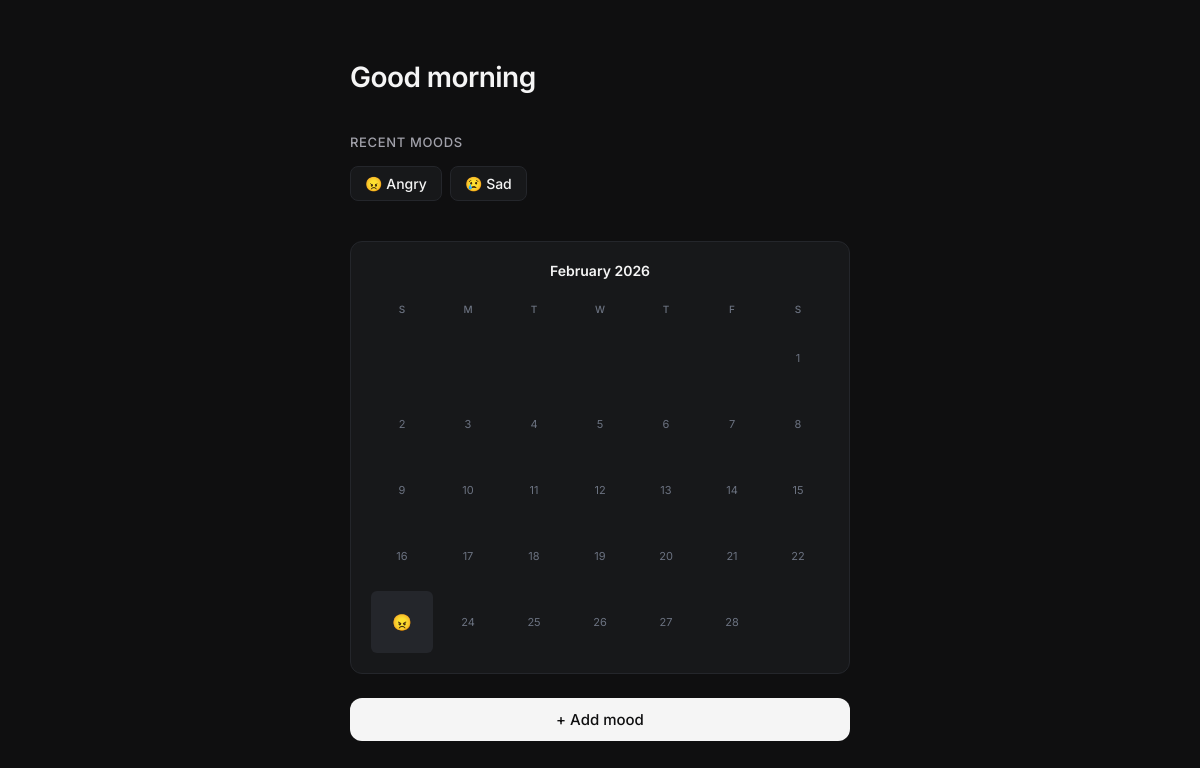
Before: / with the older database file.
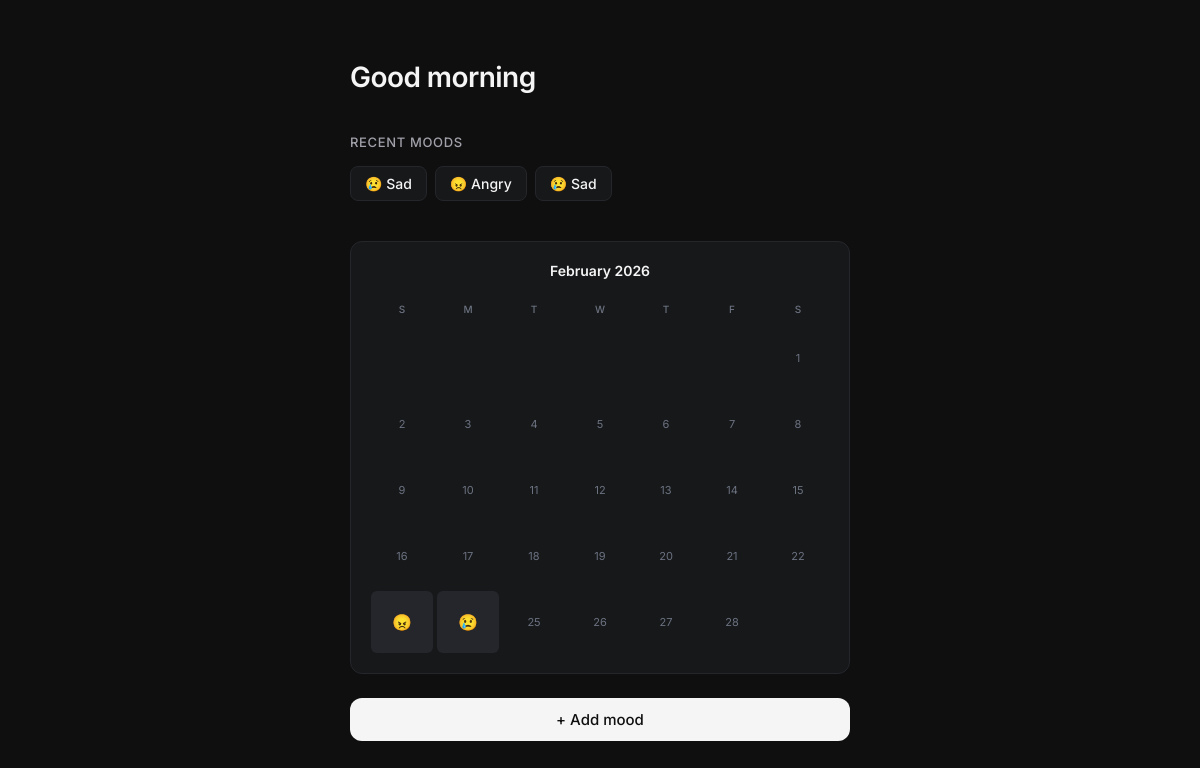
After: the same page with the newer database file.
### tables this page shows
CREATE TABLE moods (
        id INTEGER PRIMARY KEY AUTOINCREMENT,
        mood TEXT,
        date TEXT
        );

### app.py (the view)
@app.route("/")
def home():
    with get_db() as db:
        moods = db.execute("SELECT mood FROM moods ORDER BY id DESC LIMIT 5").fetchall()
        hour = datetime.now().hour
        if hour < 12:
            greeting = "Good morning"
        elif hour < 18:
            greeting = "Good afternoon"
        else:
            greeting = "Good evening"
        now = datetime.now()
        year = now.year
        month = now.month
        month_moods = db.execute(
            "SELECT date, mood FROM moods WHERE strftime('%Y', date) = ? AND strftime('%m', date) = ?",
            (str(year), f"{month:02d}")
        ).fetchall()
        mood_dict = {mood[0]: mood[1] for mood in month_moods}
        first_day_weekday, num_days = monthrange(year, month)
        month_names = ['January', 'February', 'March', 'April', 'May', 'June',
                       'July', 'August', 'September', 'October', 'November', 'December']
        return render_template("home.html",
                             moods=moods,
                             greeting=greeting,
                             mood_dict=mood_dict,
                             year=year,
                             month=month,
                             month_name=month_names[month-1],
                             first_day_weekday=first_day_weekday,
                             num_days=num_days)

### app.py (called while the page is built)
def get_db():
    return sqlite3.connect("moods.db")

### templates/home.html (shortened to what this page needs)
<!DOCTYPE html>
<html lang="en">
<head>
    <link rel="stylesheet" href="/static/styles.css">
</head>
<body>
    <div class="home-container">
        <h1>{{ greeting }}</h1>
        <div class="recent-moods">
            <h2>Recent moods</h2>
            <div class="mood-list">
                {% for mood in moods %}
                <div class="mood-pill">
                    {% if mood[0] == 'Happy' %}😊
                    {% elif mood[0] == 'Sad' %}😢
                    {% elif mood[0] == 'Angry' %}😠
                    {% elif mood[0] == 'Tired' %}😴
                    {% endif %}
                    {{ mood[0] }}
                </div>
                {% endfor %}
            </div>
        </div>
        <div class="mini-calendar">
            <div class="calendar-title">{{ month_name }} {{ year }}</div>
            <div class="mini-calendar-grid">
                <div class="cal-day-header">S</div>
                <div class="cal-day-header">M</div>
                <div class="cal-day-header">T</div>
                <div class="cal-day-header">W</div>
                <div class="cal-day-header">T</div>
                <div class="cal-day-header">F</div>
                <div class="cal-day-header">S</div>
                {% for day in range(1, num_days + 1) %}
                {% set date_str = "%04d-%02d-%02d"|format(year, month, day) %}
                {% set mood = mood_dict.get(date_str) %}
                <div class="cal-cell {% if mood %}has-mood{% endif %}">
                    <div class="cal-day">{{ day }}</div>
                    {% if mood %}
                    <div class="cal-emoji">
                        {% if mood == 'Happy' %}😊
                        {% elif mood == 'Sad' %}😢
                        {% elif mood == 'Angry' %}😠
                        {% elif mood == 'Tired' %}😴
                        {% endif %}
                    </div>
                    {% endif %}
                </div>
                {% endfor %}
            </div>
        </div>
        <a class="btn" href="/add">+ Add mood</a>
    </div>
</body>
</html>

### static/styles.css (style rules this page uses)
* { margin: 0; padding: 0; box-sizing: border-box; }
body { font-family: 'Inter', sans-serif; background: #0F0F10; color: #F5F5F5; min-height: 100vh; display: flex; align-items: center; justify-content: center; padding: 24px; }
.home-container { max-width: 500px; width: 100%; }
h1 { font-size: 28px; font-weight: 600; letter-spacing: -0.02em; margin-bottom: 40px; text-align: left; }
h2 { font-size: 13px; color: #A1A1AA; margin-bottom: 16px; font-weight: 500; text-transform: uppercase; letter-spacing: 0.05em; }
.recent-moods { margin-bottom: 40px; }
.mood-list { display: flex; flex-wrap: wrap; gap: 8px; }
.mood-pill { font-size: 14px; background: #17181A; color: #F5F5F5; padding: 8px 14px; border-radius: 8px; border: 1px solid #24262B; transition: all 0.2s ease; font-weight: 500; }
.mini-calendar { background: #17181A; border: 1px solid #24262B; border-radius: 12px; padding: 20px; margin-bottom: 24px; }
.calendar-title { font-size: 14px; font-weight: 600; margin-bottom: 16px; text-align: center; }
.mini-calendar-grid { display: grid; grid-template-columns: repeat(7, 1fr); gap: 4px; }
.cal-day-header { text-align: center; font-size: 10px; color: #6B7280; font-weight: 500; padding: 8px 0; text-transform: uppercase; }
.cal-cell { aspect-ratio: 1; display: flex; flex-direction: column; align-items: center; justify-content: center; font-size: 11px; color: #A1A1AA; border-radius: 6px; transition: all 0.2s ease; position: relative; }
.cal-cell.has-mood { background: #24262B; }
.cal-day { font-size: 11px; color: #6B7280; }
.cal-emoji { font-size: 16px; position: absolute; top: 50%; left: 50%; transform: translate(-50%, -50%); }
.btn { display: block; width: 100%; padding: 12px 18px; background: #F5F5F5; color: #0F0F10; text-decoration: none; border-radius: 12px; font-size: 15px; font-weight: 500; text-align: center; transition: all 0.2s ease; }

Changed rows visible on the page:
added moods: mood "Sad"
